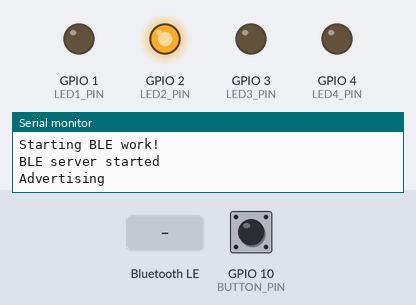
Bench run of a program on a simulated ESP32-C3. Parts: output pins drawn as LEDs (lit = HIGH), the last lines printed to the serial monitor. The test bench sets the inputs (shaded band); at power-on: GPIO 10 (BUTTON_PIN) HIGH. Nothing arrives over Bluetooth unless stated; a phone connects over Bluetooth LE 3 s after start.

Above: at 1.2 s.
1.3 s: Bluetooth LE write "on" received
At 1.35 s:
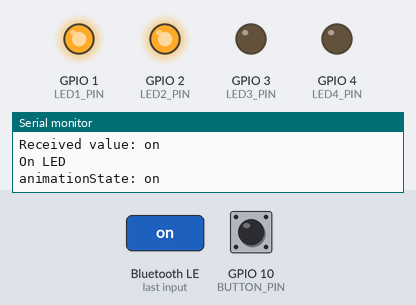
4.3 s: Bluetooth LE write "diagonal_blink" received
At 4.37 s:
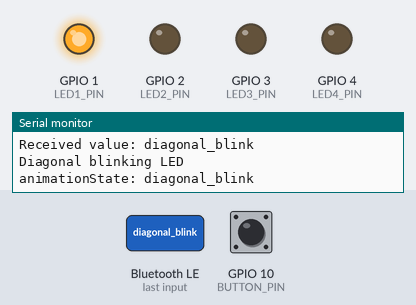
7.3 s: Bluetooth LE write "blink" received
10.3 s: Bluetooth LE write "breathe" received
At 10.41 s:
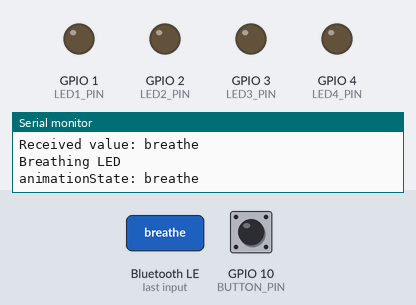
13.3 s: Bluetooth LE write "loop_leds" received
At 14.35 s:
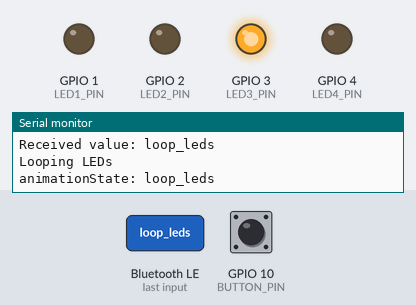
16.3 s: GPIO 10 (BUTTON_PIN) pulled LOW for 1 s
Timing chart, 0 to 19.3 s (numbered marks = the images above; inputs shaded):
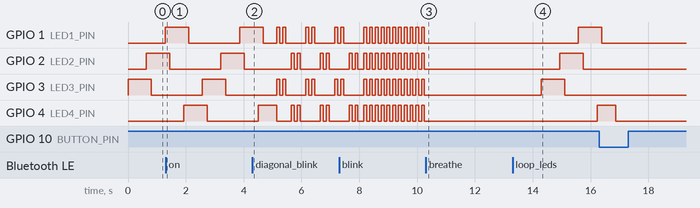

Measured:
- after the input at 10.3 s, GPIO 1 (LED1_PIN), GPIO 2 (LED2_PIN), GPIO 3 (LED3_PIN), GPIO 4 (LED4_PIN): stops changing and stays LOW
- after the input at 13.3 s, GPIO 1 (LED1_PIN), GPIO 2 (LED2_PIN), GPIO 4 (LED4_PIN): stays LOW (without the input it goes to HIGH after 1.5 s); GPIO 3 (LED3_PIN): LOW → HIGH after 1.0 s

The program:

main.cpp
```cpp
#include <Arduino.h>
#include <NimBLEDevice.h>
#include <NimBLEServer.h>
#include <NimBLEUtils.h>


// Recieveing string commands:
//  "on"
//  "off"
//  "blink"
//  "diagonal_blink"
//  "toggle"
//  "breathe"
//  "loop_leds"


// Animation states:
//  "on"
//  "off"
//  "blink"
//  "diagonal_blink"
//  "breathe"
//  "loop_leds"
//  "connected" (animation runs only once and then changes to "off")


#define BUTTON_PIN 10

#define LED1_PIN 1
#define LED2_PIN 2
#define LED3_PIN 3
#define LED4_PIN 4

#define SERVICE_UUID "4fafc201-1fb5-459e-8fcc-c5c9c331914b"
#define CHARACTERISTIC_UUID "beb5483e-36e1-4688-b7f5-ea07361b26a8"

NimBLEServer *pServer = NULL;
NimBLECharacteristic *pCharacteristic = NULL;

bool deviceConnected = false;
std::string animationState = "off";


// LED functions
void on_leds() {
  analogWrite(LED1_PIN, 255);
  analogWrite(LED2_PIN, 255);
  analogWrite(LED3_PIN, 255);
  analogWrite(LED4_PIN, 255);
}

void off_leds() {
  analogWrite(LED1_PIN, 0);
  analogWrite(LED2_PIN, 0);
  analogWrite(LED3_PIN, 0);
  analogWrite(LED4_PIN, 0);
}

void blink() {
  analogWrite(LED1_PIN, 255);
  analogWrite(LED2_PIN, 255);
  analogWrite(LED3_PIN, 255);
  analogWrite(LED4_PIN, 255);
  delay(100);
  analogWrite(LED1_PIN, 0);
  analogWrite(LED2_PIN, 0);
  analogWrite(LED3_PIN, 0);
  analogWrite(LED4_PIN, 0);
  delay(100);
}

void breathe(int min_val, int max_val) {
  for (int i = min_val; i < max_val; i++) {
    analogWrite(LED1_PIN, i);
    analogWrite(LED2_PIN, i);
    analogWrite(LED3_PIN, i);
    analogWrite(LED4_PIN, i);
    delay(5);
  }
  for (int i = max_val; i >= min_val; i--) {
    analogWrite(LED1_PIN, i);
    analogWrite(LED2_PIN, i);
    analogWrite(LED3_PIN, i);
    analogWrite(LED4_PIN, i);
    delay(5);
  }
  delay(20);
}


int brightness(int value, int max_value) {
  // returns beightness value between 0 and max_value/2
  if (value > max_value) {
    value = value % max_value;
  }

  if (value > max_value/2) {
    value = max_value - value;
  }

  value = value - 96;
  if (value < 0) {
    value = 0;
  }
  value = 255*value/159;  // normalize to 0-255

  return value;
}

void loop_leds(int max_value) {
  int led1_shift = 0;
  int led2_shift = max_value/4;
  int led3_shift = max_value/2;
  int led4_shift = 3*max_value/4;

  for (int i = 0; i < max_value; i++) {
    analogWrite(LED1_PIN, brightness(i + led1_shift, max_value));
    analogWrite(LED2_PIN, brightness(i + led2_shift, max_value));
    analogWrite(LED3_PIN, brightness(i + led3_shift, max_value));
    analogWrite(LED4_PIN, brightness(i + led4_shift, max_value));
    delay(5);
    // Serial.print(brightness(i + led1_shift, max_value));
    // Serial.print(" ");
    // Serial.print(brightness(i + led2_shift, max_value));
    // Serial.print(" ");
    // Serial.print(brightness(i + led3_shift, max_value));
    // Serial.print(" ");
    // Serial.print(brightness(i + led4_shift, max_value));
    // Serial.println();
  }
  // delay(50000);

}

void diagonal_blink() {
  analogWrite(LED1_PIN, 255);
  analogWrite(LED2_PIN, 0);
  analogWrite(LED3_PIN, 255);
  analogWrite(LED4_PIN, 0);
  delay(100);
  analogWrite(LED1_PIN, 0);
  analogWrite(LED2_PIN, 0);
  analogWrite(LED3_PIN, 0);
  analogWrite(LED4_PIN, 0);
  delay(100);
  analogWrite(LED1_PIN, 255);
  analogWrite(LED2_PIN, 0);
  analogWrite(LED3_PIN, 255);
  analogWrite(LED4_PIN, 0);
  delay(100);
  analogWrite(LED1_PIN, 0);
  analogWrite(LED2_PIN, 0);
  analogWrite(LED3_PIN, 0);
  analogWrite(LED4_PIN, 0);
  delay(200);
  analogWrite(LED1_PIN, 0);
  analogWrite(LED2_PIN, 255);
  analogWrite(LED3_PIN, 0);
  analogWrite(LED4_PIN, 255);
  delay(100);
  analogWrite(LED1_PIN, 0);
  analogWrite(LED2_PIN, 0);
  analogWrite(LED3_PIN, 0);
  analogWrite(LED4_PIN, 0);
  delay(100);
  analogWrite(LED1_PIN, 0);
  analogWrite(LED2_PIN, 255);
  analogWrite(LED3_PIN, 0);
  analogWrite(LED4_PIN, 255);
  delay(100);
  analogWrite(LED1_PIN, 0);
  analogWrite(LED2_PIN, 0);
  analogWrite(LED3_PIN, 0);
  analogWrite(LED4_PIN, 0);
  delay(200);
}

void connected() {
  Serial.println("Connected");
  analogWrite(LED1_PIN, 255);
  analogWrite(LED2_PIN, 255);
  analogWrite(LED3_PIN, 255);
  analogWrite(LED4_PIN, 255);
  delay(100);
  analogWrite(LED1_PIN, 0);
  analogWrite(LED2_PIN, 0);
  analogWrite(LED3_PIN, 0);
  analogWrite(LED4_PIN, 0);
  delay(100);
  analogWrite(LED1_PIN, 255);
  analogWrite(LED2_PIN, 255);
  analogWrite(LED3_PIN, 255);
  analogWrite(LED4_PIN, 255);
  delay(100);
  analogWrite(LED1_PIN, 0);
  analogWrite(LED2_PIN, 0);
  analogWrite(LED3_PIN, 0);
  analogWrite(LED4_PIN, 0);
  delay(100);
  analogWrite(LED1_PIN, 255);
  analogWrite(LED2_PIN, 255);
  analogWrite(LED3_PIN, 255);
  analogWrite(LED4_PIN, 255);
  delay(100);
  analogWrite(LED1_PIN, 0);
  analogWrite(LED2_PIN, 0);
  analogWrite(LED3_PIN, 0);
  analogWrite(LED4_PIN, 0);
  delay(100);
  analogWrite(LED1_PIN, 255);
  analogWrite(LED2_PIN, 255);
  analogWrite(LED3_PIN, 255);
  analogWrite(LED4_PIN, 255);
  delay(100);
  analogWrite(LED1_PIN, 0);
  analogWrite(LED2_PIN, 0);
  analogWrite(LED3_PIN, 0);
  analogWrite(LED4_PIN, 0);
}


// animation handler
void animation(std::string state) {
  if (state == "on") {
    on_leds();
  } else if (state == "off") {
    off_leds();
  } else if (state == "blink") {
    blink();
  } else if (state == "diagonal_blink") {
    diagonal_blink();
  } else if (state == "breathe") {
    breathe(0, 128);
  } else if (state == "loop_leds") {
    loop_leds(512);
  } else if (state == "connected") {
    connected();
    animationState = "off";
  } else {
    Serial.println("Unknown animation state");
  }
}


class MyServerCallbacks : public NimBLEServerCallbacks
{
  void onConnect(NimBLEServer *pServer)
  {
    Serial.println("Device connected");
    deviceConnected = true;
    animationState = "connected";
  }

  void onDisconnect(NimBLEServer *pServer)
  {
    Serial.println("Device disconnected");
    deviceConnected = false;
  }
};

class MyCallbacks: public NimBLECharacteristicCallbacks {
  void onWrite(NimBLECharacteristic *pCharacteristic) {
    std::string value = pCharacteristic->getValue();

    Serial.print("Received value: ");
    Serial.println(value.c_str());

    if (value == "on") {
      Serial.println("On LED");
      animationState = "on";
    } else if (value == "off") {
      Serial.println("Off LED");
      animationState = "off";
    } else if (value == "blink") {
      Serial.println("Blinking LED");
      animationState = "blink";
    } else if (value == "diagonal_blink") {
      Serial.println("Diagonal blinking LED");
      animationState = "diagonal_blink";
    } else if (value == "toggle") {
      Serial.println("Toggling LED");
      if (animationState == "on") {
        animationState = "off";
      } else {
        animationState = "on";
      }
    } else if (value == "breathe") {
      Serial.println("Breathing LED");
      animationState = "breathe";
    } else if (value == "loop_leds") {
      Serial.println("Looping LEDs");
      animationState = "loop_leds";
    } else {
      Serial.println("Unknown value received");
    }
    Serial.print("animationState: ");
    Serial.println(animationState.c_str());
  }
};

void sendData(const std::string& data) {
  if (pCharacteristic && deviceConnected) {
    pCharacteristic->setValue(data);
  } else {
    Serial.println("Failed to send data: Not connected or characteristic unavailable");
  }
}

void setup()
{
  Serial.begin(115200);
  // Serial.begin(460800);

  // while(!Serial);  // wait for serial monitor to connect

  Serial.println("Starting BLE work!");


  pinMode(LED1_PIN, OUTPUT); // Set LED_PIN as output
  pinMode(LED2_PIN, OUTPUT); // Set LED_PIN as output
  pinMode(LED3_PIN, OUTPUT); // Set LED_PIN as output
  pinMode(LED4_PIN, OUTPUT); // Set LED_PIN as output
  analogWrite(LED1_PIN, 0); // Initially turn off LEDs
  analogWrite(LED2_PIN, 0);
  analogWrite(LED3_PIN, 0);
  analogWrite(LED4_PIN, 0);

  NimBLEDevice::init("BurazCompanion");
  pServer = NimBLEDevice::createServer();
  pServer->setCallbacks(new MyServerCallbacks());

  NimBLEService *pService = pServer->createService(SERVICE_UUID);

  pCharacteristic = pService->createCharacteristic(
      CHARACTERISTIC_UUID,
      NIMBLE_PROPERTY::READ | NIMBLE_PROPERTY::WRITE);

  pCharacteristic->setValue("Hello World");
  pCharacteristic->setCallbacks(new MyCallbacks());

  pService->start();
  pServer->getAdvertising()->start();
  Serial.println("BLE server started");

  pinMode(BUTTON_PIN, INPUT_PULLUP); // Set button pin as input with internal pull-up resistor
}

void loop()
{
  // Blink LED when not connected
  if (!deviceConnected) {
    Serial.println("Advertising");
    animation("loop_leds");
  } else {
    animation(animationState);
  }


  // animation("loop_leds");

  // for (int i = 0; i < 128; i++) {
  //   Serial.print(digitalRead(BUTTON_PIN));
  //   Serial.print(" ");
  //   Serial.println(i);
  // }

  // digitalWrite(LED1_PIN, HIGH);
  // digitalWrite(LED2_PIN, HIGH);

  if (digitalRead(BUTTON_PIN) == LOW) {
    // digitalWrite(LED2_PIN, LOW);
    Serial.println("BUTTON PRESSED (leds off)");
    animationState = "off";
    sendData("button_pressed");
  }

  // } else {
  //   digitalWrite(LED2_PIN, HIGH);
  // }
  // delay(100);
}
```
